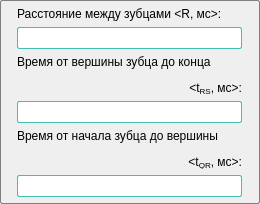
            <widget class="QGroupBox" name="groupBox_9">
             <property name="sizePolicy">
              <sizepolicy hsizetype="Expanding" vsizetype="Expanding">
               <horstretch>0</horstretch>
               <verstretch>0</verstretch>
              </sizepolicy>
             </property>
             <property name="minimumSize">
              <size>
               <width>260</width>
               <height>200</height>
              </size>
             </property>
             <property name="maximumSize">
              <size>
               <width>260</width>
               <height>220</height>
              </size>
             </property>
             <property name="styleSheet">
              <string notr="true">border:1px solid gray;
border-radius:2px;
margin-top:1ex;</string>
             </property>
             <property name="title">
              <string/>
             </property>
             <layout class="QVBoxLayout" name="verticalLayout_4">
              <property name="leftMargin">
               <number>6</number>
              </property>
              <property name="topMargin">
               <number>6</number>
              </property>
              <property name="rightMargin">
               <number>6</number>
              </property>
              <property name="bottomMargin">
               <number>6</number>
              </property>
              <item alignment="Qt::AlignHCenter">
               <widget class="QLabel" name="label_8">
                <property name="sizePolicy">
                 <sizepolicy hsizetype="Expanding" vsizetype="Expanding">
                  <horstretch>0</horstretch>
                  <verstretch>0</verstretch>
                 </sizepolicy>
                </property>
                <property name="minimumSize">
                 <size>
                  <width>225</width>
                  <height>0</height>
                 </size>
                </property>
                <property name="maximumSize">
                 <size>
                  <width>225</width>
                  <height>20</height>
                 </size>
                </property>
                <property name="styleSheet">
                 <string notr="true">border:0px;
margin-top:1ex;</string>
                </property>
                <property name="text">
                 <string>&lt;html&gt;&lt;head/&gt;&lt;body&gt;&lt;p&gt;Расстояние между зубцами &amp;lt;R, мс&amp;gt;:&lt;/p&gt;&lt;/body&gt;&lt;/html&gt;</string>
                </property>
                <property name="margin">
                 <number>0</number>
                </property>
                <property name="indent">
                 <number>-1</number>
                </property>
               </widget>
              </item>
              <item alignment="Qt::AlignHCenter">
               <widget class="QLineEdit" name="lineEdit_7">
                <property name="sizePolicy">
                 <sizepolicy hsizetype="Expanding" vsizetype="Fixed">
                  <horstretch>0</horstretch>
                  <verstretch>0</verstretch>
                 </sizepolicy>
                </property>
                <property name="minimumSize">
                 <size>
                  <width>225</width>
                  <height>25</height>
                 </size>
                </property>
                <property name="maximumSize">
                 <size>
                  <width>230</width>
                  <height>25</height>
                 </size>
                </property>
                <property name="styleSheet">
                 <string notr="true">min-height:20px;
border: 1px solid rgb(68, 190, 176);</string>
                </property>
                <property name="alignment">
                 <set>Qt::AlignCenter</set>
                </property>
               </widget>
              </item>
              <item alignment="Qt::AlignHCenter">
               <widget class="QLabel" name="label_7">
                <property name="sizePolicy">
                 <sizepolicy hsizetype="Expanding" vsizetype="Expanding">
                  <horstretch>0</horstretch>
                  <verstretch>0</verstretch>
                 </sizepolicy>
                </property>
                <property name="minimumSize">
                 <size>
                  <width>225</width>
                  <height>40</height>
                 </size>
                </property>
                <property name="maximumSize">
                 <size>
                  <width>225</width>
                  <height>45</height>
                 </size>
                </property>
                <property name="styleSheet">
                 <string notr="true">border:0px;
margin-top:1ex;</string>
                </property>
                <property name="text">
                 <string>&lt;html&gt;&lt;head/&gt;&lt;body&gt;&lt;p&gt;Время от вершины зубца до конца&lt;/p&gt;&lt;p align=&quot;right&quot;&gt;&amp;lt;t&lt;span style=&quot; vertical-align:sub;&quot;&gt;RS&lt;/span&gt;, мс&amp;gt;:&lt;/p&gt;&lt;/body&gt;&lt;/html&gt;</string>
                </property>
                <property name="margin">
                 <number>0</number>
                </property>
               </widget>
              </item>
              <item alignment="Qt::AlignHCenter">
               <widget class="QLineEdit" name="lineEdit_6">
                <property name="sizePolicy">
                 <sizepolicy hsizetype="Expanding" vsizetype="Fixed">
                  <horstretch>0</horstretch>
                  <verstretch>0</verstretch>
                 </sizepolicy>
                </property>
                <property name="minimumSize">
                 <size>
                  <width>225</width>
                  <height>25</height>
                 </size>
                </property>
                <property name="maximumSize">
                 <size>
                  <width>230</width>
                  <height>25</height>
                 </size>
                </property>
                <property name="styleSheet">
                 <string notr="true">min-height:20px;
border: 1px solid rgb(68, 190, 176);</string>
                </property>
                <property name="alignment">
                 <set>Qt::AlignCenter</set>
                </property>
               </widget>
              </item>
              <item alignment="Qt::AlignHCenter">
               <widget class="QLabel" name="label_6">
                <property name="sizePolicy">
                 <sizepolicy hsizetype="Preferred" vsizetype="Preferred">
                  <horstretch>0</horstretch>
                  <verstretch>0</verstretch>
                 </sizepolicy>
                </property>
                <property name="minimumSize">
                 <size>
                  <width>225</width>
                  <height>40</height>
                 </size>
                </property>
                <property name="maximumSize">
                 <size>
                  <width>225</width>
                  <height>45</height>
                 </size>
                </property>
                <property name="styleSheet">
                 <string notr="true">border:0px;
margin-top:1ex;</string>
                </property>
                <property name="text">
                 <string>&lt;html&gt;&lt;head/&gt;&lt;body&gt;&lt;p&gt;Время от начала зубца до вершины&lt;/p&gt;&lt;p align=&quot;right&quot;&gt;&amp;lt;t&lt;span style=&quot; vertical-align:sub;&quot;&gt;QR&lt;/span&gt;, мс&amp;gt;:&lt;/p&gt;&lt;/body&gt;&lt;/html&gt;</string>
                </property>
                <property name="margin">
                 <number>0</number>
                </property>
               </widget>
              </item>
              <item alignment="Qt::AlignHCenter">
               <widget class="QLineEdit" name="lineEdit_5">
                <property name="sizePolicy">
                 <sizepolicy hsizetype="Expanding" vsizetype="Fixed">
                  <horstretch>0</horstretch>
                  <verstretch>0</verstretch>
                 </sizepolicy>
                </property>
                <property name="minimumSize">
                 <size>
                  <width>225</width>
                  <height>25</height>
                 </size>
                </property>
                <property name="maximumSize">
                 <size>
                  <width>230</width>
                  <height>25</height>
                 </size>
                </property>
                <property name="styleSheet">
                 <string notr="true">min-height:20px;
border: 1px solid rgb(68, 190, 176);</string>
                </property>
                <property name="alignment">
                 <set>Qt::AlignCenter</set>
                </property>
               </widget>
              </item>
             </layout>
            </widget>
